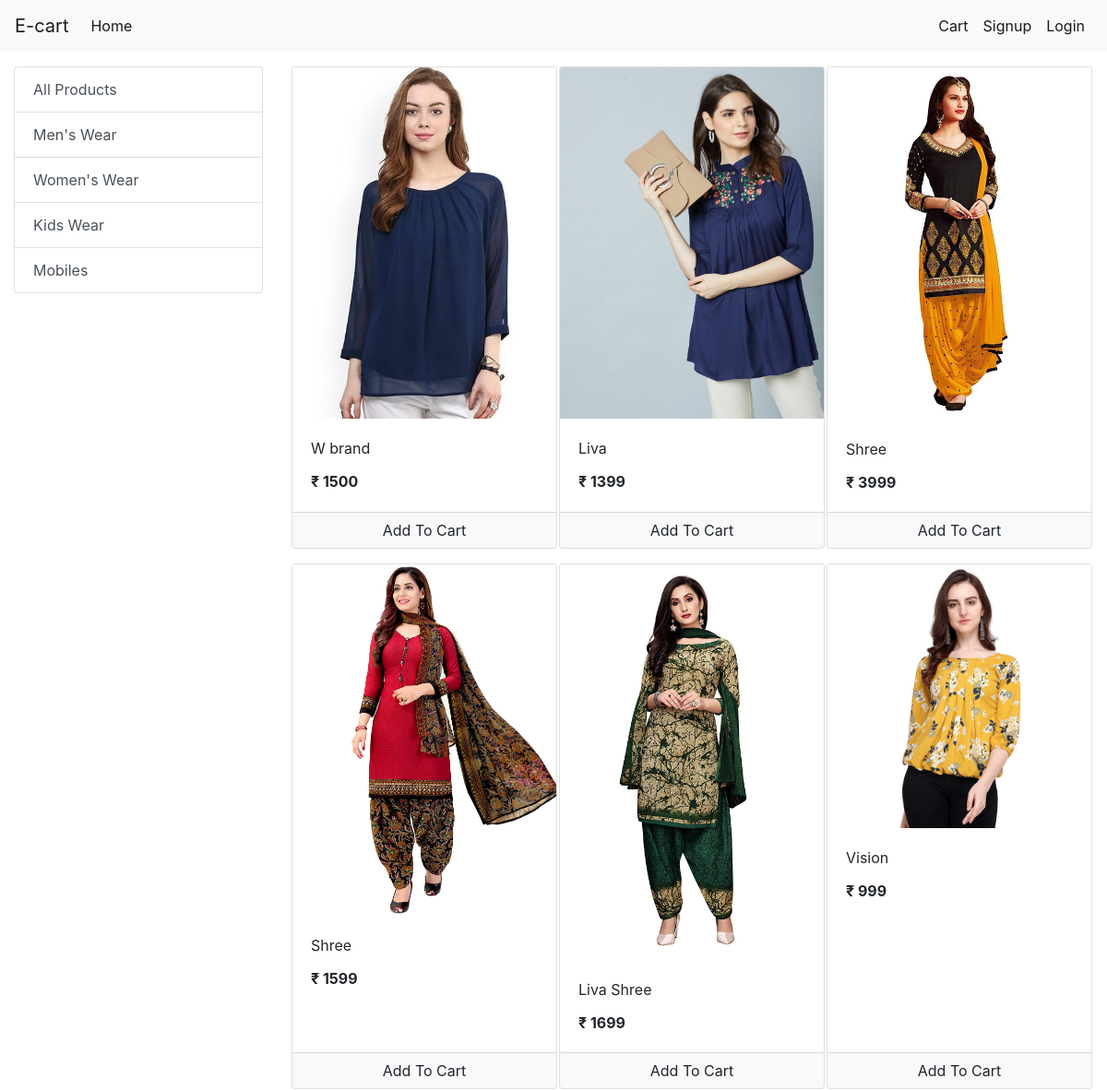
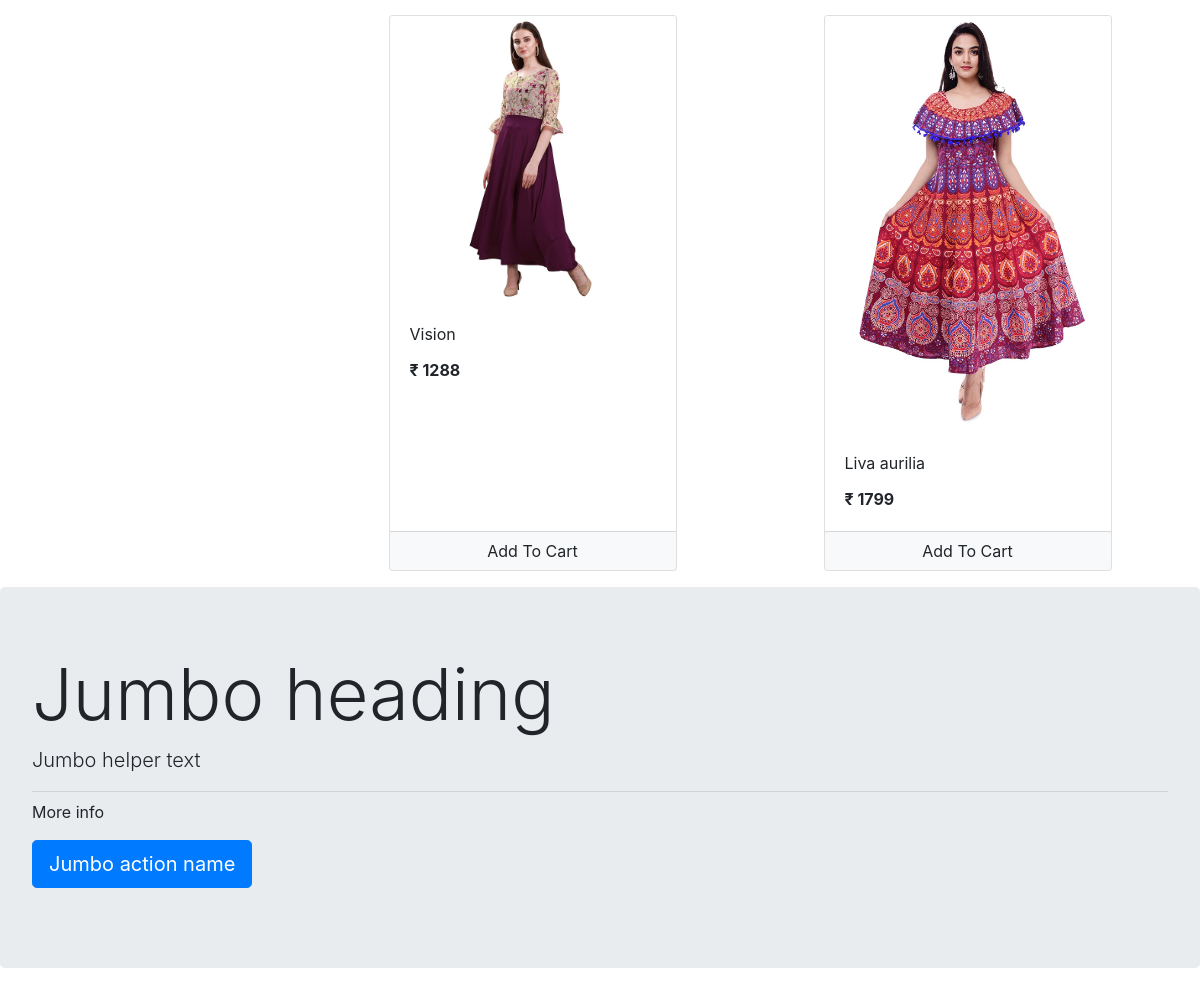
The app's page /?category=2 with its own data (2 pictures, top to bottom).
### store/models/category.py (models this page shows, shortened)
class Category(models.Model):
    name = models.CharField(max_length=20)
    @staticmethod
    def get_all_categories():
        return Category.objects.all()

### store/models/product.py (models this page shows, shortened)
class Product(models.Model):
    name = models.CharField(max_length=50)
    price = models.IntegerField(default=0)
    category = models.ForeignKey(Category, on_delete=models.CASCADE,default=1)
    description = models.CharField(max_length=200,default='', null = True, blank = True )
    image =models.ImageField(upload_to='static/products/')
    @staticmethod
    def get_all_products_by_categoryid(category_id):
        if category_id:
            return Product.objects.filter(category = category_id)
        else:
            return Product.get_all_products()

### store/views/home.py (the view, shortened to what this page needs)
# urls.py: path('', Index.as_view(), name='homepage'),
class Index(View):
    def get(self, request):
        cart = request.session.get('cart')
        if not cart:
            request.session['cart'] = {}
        products = None
        categories = Category.get_all_categories()
        categoryID = (request.GET.get('category'))
        if categoryID:
            products = Product.get_all_products_by_categoryid(categoryID)
        else:
            products = Product.get_all_products
        data = {}
        data['products'] = products
        data['categories'] = categories
        print('you are', request.session.get('email'))
        return render(request, 'index.html', data)

### store/templatetags/cart.py (called while the page is built)
@register.filter(name='is_in_cart')
def is_in_cart(product,cart):
    keys = cart.keys()
    for id in keys:
        if id == str(product.id):
            return True
    return False

### store/templatetags/custom_filter.py (called while the page is built)
@register.filter(name='currency')
def currency(number):
    return "₹ " +str(number)

### store/templates/index.html (shortened to what this page needs)
{% extends 'base.html' %}
{% block content %}
{% load cart %}
{% load custom_filter %}
<div class="container-fluid mt-3">
	<div class="row">
		<div class="col-lg-3 mx-auto">
			<div class="list-group">
				<a href="/" class="list-group-item list-group-item-action">All Products</a>
				{% for category in categories %}
				<a href="/?category={{category.id}}"
					class="list-group-item list-group-item-action">{{category.name}}</a>
				{% endfor %}
			</div>
		</div>
		<div id='products' class="col-lg-9 mx-auto">
			<div class="row mx-auto">
				{% for product in products %}
				<div class="card mx-auto mb-3" id={{product.id}} style="width: 18rem;">
					<img class="card-img-top" src="{{product.image.url}}" alt="Card image cap">
					<div class="card-body">
						<p class="card-title">{{product.name}}</p>
						<p class="card-text"><b>{{product.price|currency}}</b></p>
					</div>
					<div class="card-footer p-0 no-gutters">
						{% if product|is_in_cart:request.session.cart %}
						<div class="row no-gutters">
							<form action="/#{{product.id}}" class="col-2 " method="post">
								{% csrf_token %}
								<input hidden type="text" name='product' value='{{product.id}}'>
								<input hidden type="text" name='remove' value='True'>
								<input type="submit" value=" - " class="btn btn-block btn-light border-right">
							</form>
                            <div class="text-center col">{{product|cart_quantity:request.session.cart}} in Cart</div>
							<form action="/#{{product.id}}" class="col-2 " method="post">
								{% csrf_token %}
								<input hidden type="text" name='product' value='{{product.id}}'>
								<input type="submit" value=" + " class="btn btn-block btn-light border-left">
							</form>
                        </div>
                        {% else %}
						<form action="/#{{product.id}}" method="POST" class="btn-block">
							<input type="submit" class="float-right btn btn-light  form-control"
								value="Add To Cart">
                        </form>
						{% endif %}
					</div>
				</div>
				{% endfor %}
			</div>
		</div>
	</div>
</div>
<div class="jumbotron">
    <h1 class="display-3">Jumbo heading</h1>
    <p class="lead">Jumbo helper text</p>
    <hr class="my-2">
    <p>More info</p>
    <p class="lead">
        <a class="btn btn-primary btn-lg" href="Jumbo action link" role="button">Jumbo action name</a>
    </p>
</div>
{% endblock %}

### records on screen
Category: name "Men's Wear"
Category: name "Women's Wear"
Category: name "Kids Wear"
Category: name "Mobiles"
Product: image (picture), name "W brand", price "₹ 1500"
Product: image (picture), name "Liva", price "₹ 1399"
Product: image (picture), name "Shree", price "₹ 3999"
Product: image (picture), name "Shree", price "₹ 1599"
Product: image (picture), name "Liva Shree", price "₹ 1699"
Product: image (picture), name "Vision", price "₹ 999"
Product: image (picture), name "Vision", price "₹ 1288"
Product: image (picture), name "Liva aurilia", price "₹ 1799"
